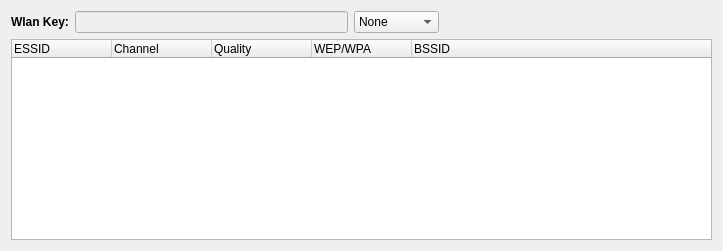
<ui version="4.0" >
 <class>WlanWidget</class>
 <widget class="QWidget" name="WlanWidget" >
  <property name="geometry" >
   <rect>
    <x>0</x>
    <y>0</y>
    <width>723</width>
    <height>251</height>
   </rect>
  </property>
  <property name="windowTitle" >
   <string>Form</string>
  </property>
  <layout class="QGridLayout" name="gridLayout" >
   <item row="2" column="0" >
    <widget class="QTreeWidget" name="wlanTreeWidget" >
     <property name="rootIsDecorated" >
      <bool>false</bool>
     </property>
     <property name="itemsExpandable" >
      <bool>true</bool>
     </property>
     <property name="expandsOnDoubleClick" >
      <bool>false</bool>
     </property>
     <column>
      <property name="text" >
       <string>ESSID</string>
      </property>
     </column>
     <column>
      <property name="text" >
       <string>Channel</string>
      </property>
     </column>
     <column>
      <property name="text" >
       <string>Quality</string>
      </property>
     </column>
     <column>
      <property name="text" >
       <string>WEP/WPA</string>
      </property>
     </column>
     <column>
      <property name="text" >
       <string>BSSID</string>
      </property>
     </column>
    </widget>
   </item>
   <item row="1" column="0" >
    <widget class="QWidget" native="1" name="widget" >
     <layout class="QGridLayout" name="gridLayout_2" >
      <property name="margin" >
       <number>0</number>
      </property>
      <item row="0" column="0" >
       <widget class="QLabel" name="keyTextLabel" >
        <property name="text" >
         <string>&lt;!DOCTYPE HTML PUBLIC "-//W3C//DTD HTML 4.0//EN" "http://www.w3.org/TR/REC-html40/strict.dtd">
&lt;html>&lt;head>&lt;meta name="qrichtext" content="1" />&lt;style type="text/css">
p, li { white-space: pre-wrap; }
&lt;/style>&lt;/head>&lt;body style=" font-family:'Sans Serif'; font-size:9pt; font-weight:400; font-style:normal;">
&lt;p style=" margin-top:0px; margin-bottom:0px; margin-left:0px; margin-right:0px; -qt-block-indent:0; text-indent:0px;">&lt;span style=" font-weight:600;">Wlan Key:&lt;/span>&lt;/p>&lt;/body>&lt;/html></string>
        </property>
        <property name="wordWrap" >
         <bool>false</bool>
        </property>
       </widget>
      </item>
      <item row="0" column="1" >
       <widget class="QLineEdit" name="securityLineEdit" >
        <property name="enabled" >
         <bool>false</bool>
        </property>
        <property name="toolTip" >
         <string>WEP encryption requires a key with at least 5 characters.

WPA encryption requires a key with 8 to 63 characters.</string>
        </property>
        <property name="maxLength" >
         <number>63</number>
        </property>
       </widget>
      </item>
      <item row="0" column="2" >
       <widget class="QComboBox" name="securityComboBox" >
        <item>
         <property name="text" >
          <string>None</string>
         </property>
        </item>
        <item>
         <property name="text" >
          <string>WEP</string>
         </property>
        </item>
        <item>
         <property name="text" >
          <string>WPA-PSK</string>
         </property>
        </item>
       </widget>
      </item>
      <item row="0" column="3" >
       <spacer name="horizontalSpacer" >
        <property name="orientation" >
         <enum>Qt::Horizontal</enum>
        </property>
        <property name="sizeHint" stdset="0" >
         <size>
          <width>215</width>
          <height>20</height>
         </size>
        </property>
       </spacer>
      </item>
     </layout>
    </widget>
   </item>
  </layout>
 </widget>
 <resources/>
 <connections/>
</ui>
